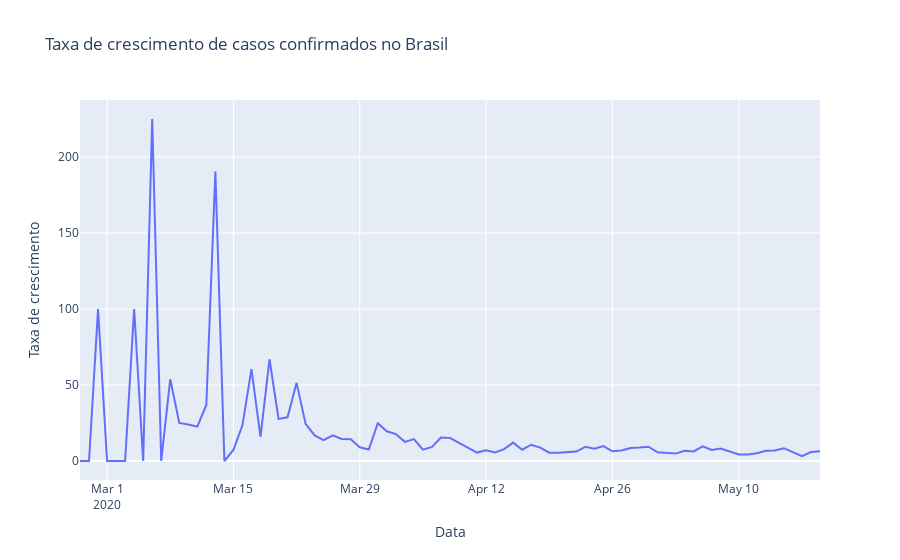

The code cell stored with this chart in its notebook:
### Code cell
primeiro_dia = df_brasil.observationdate.loc[df_brasil.confirmed > 0].min()

# construindo o x: pegando do segundo ao último dia
px.line(x=pd.date_range(primeiro_dia, df_brasil.observationdate.max())[1:],
        y=tx_dia, title='Taxa de crescimento de casos confirmados no Brasil',
       labels={'y':'Taxa de crescimento', 'x':'Data'})
